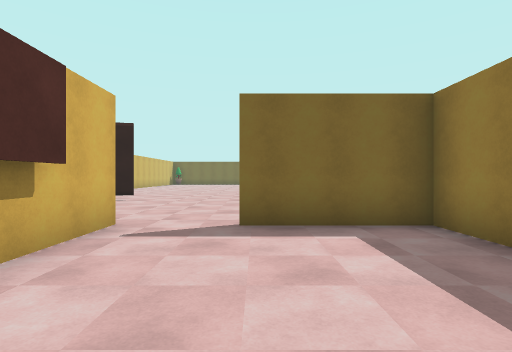
View 1 (above)

17 first-person views from a walk through a scene from a Unity 3-D project. The camera is 1.5 m above the floor, looks level and sees 80° across. The floor is counted in squares, 2 m on a side. Each view is taken from the middle of a square. On the plan, view 1 faces up. The plan holds only what a view shows up to about 10 squares ahead; the rest is blank. The place goes on beyond the plan. The player is left out. Some animated figures are not drawn.

View 2
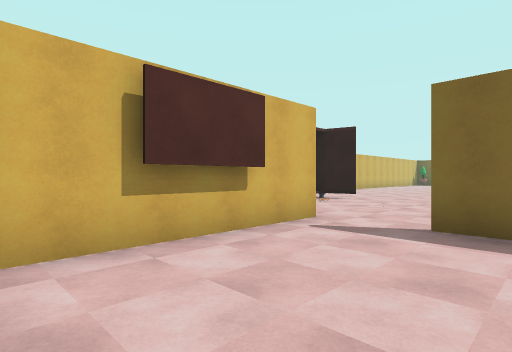

View 3
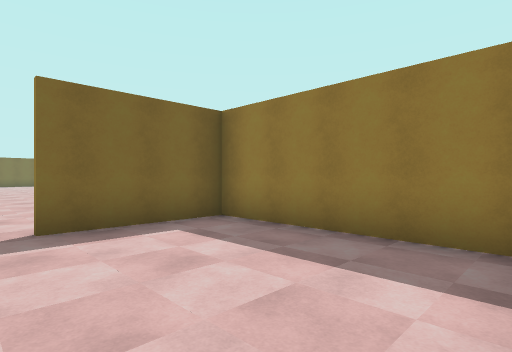

View 4
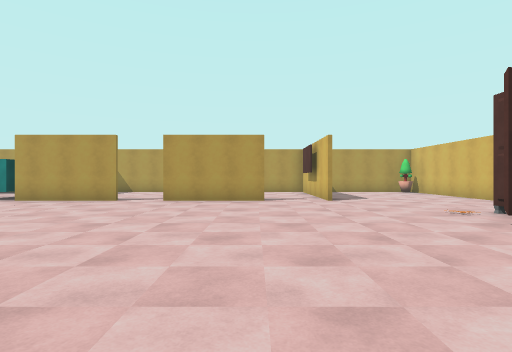

View 5
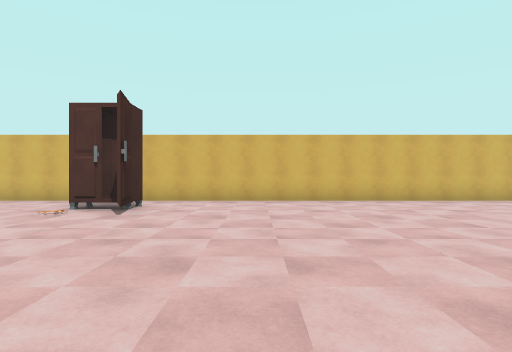

View 6
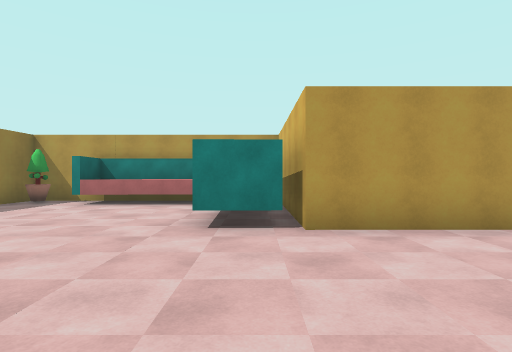

View 7
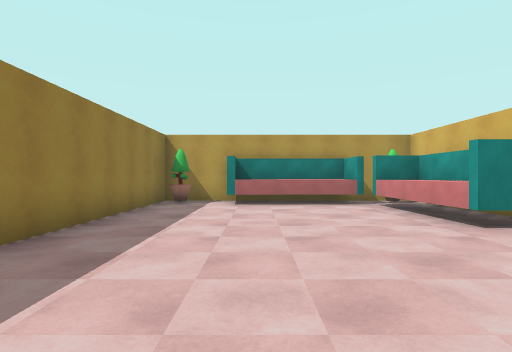

View 8
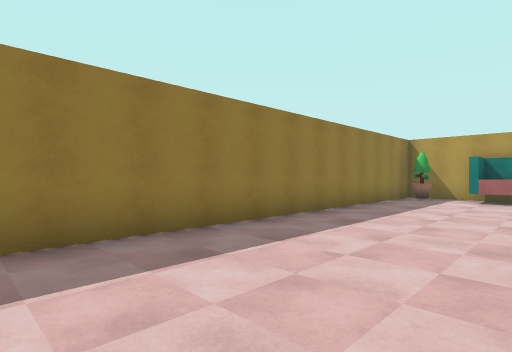

View 9
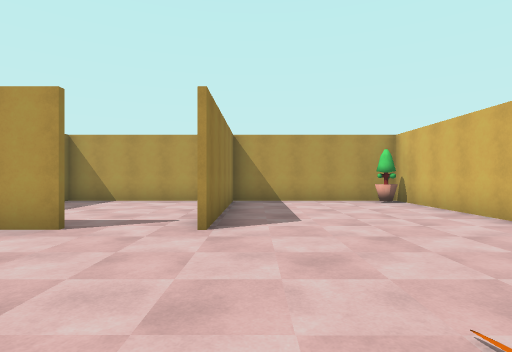

View 10
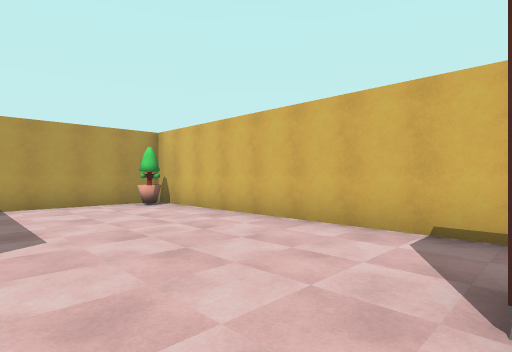

View 11
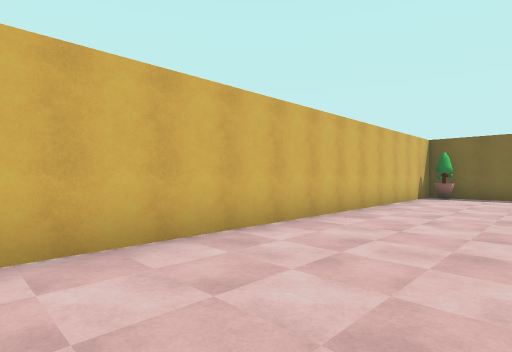

View 12
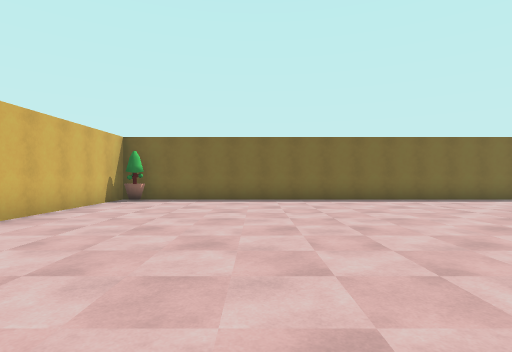

View 13
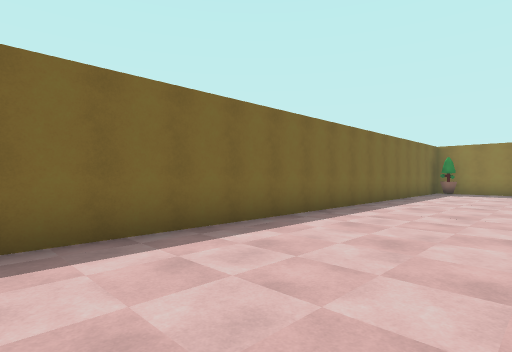

View 14
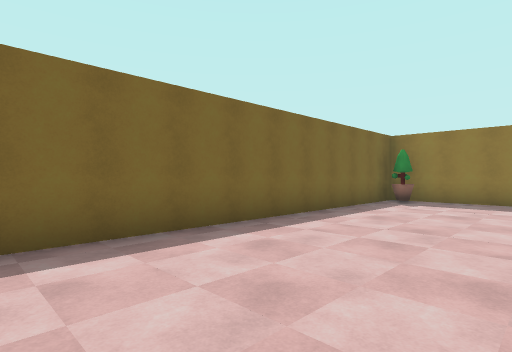

View 15
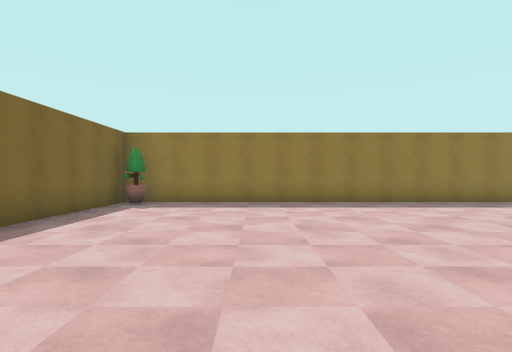

View 16
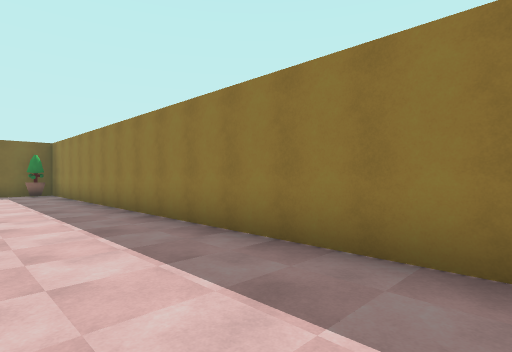

View 17
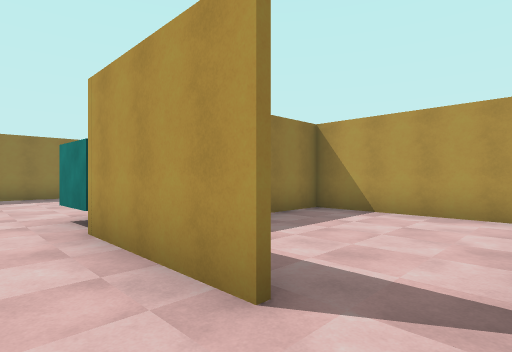

### Floor plan
Points are (right, up) in squares from view 1. A wall is a line through its corners. A room is listed if a view was taken in it or the views show most of it. See-through windows are left out.
Room 1 (views 1, 2, 3)
walls: (-1.2, -0.3) (2.7, -0.3) (2.7, 4.6) (-0.2, 4.6); (-2.2, 4.8) (-2.2, 0.2)
Room 2 (views 4, 5, 6, 7, 8, 9, 10, 11, 12, 13, 14, 15, 16, 17)
walls: (4.1, 4.7) (7.3, 4.7) (7.3, 3.5); (-0.4, 4.7) (2.9, 4.7); (14.7, 13.1) (14.7, 26.7) (-7.2, 26.7) (-7.2, 0.9); (7.3, 1.9) (7.3, 1.2); (8.5, -0.3) (9.5, -0.3); (12.9, -0.3) (14.7, -0.3) (14.7, 10.8); (-6.5, -0.3) (-2.3, -0.3) (-2.3, 4.8)
objects: other object (-7, 26); other object (-6, 8) to (-5, 9); other object (-4, 9); other object (8, 0); other object (8, 1); other object (9, 2) to (9, 4); other object (10, 0) to (12, 1); other object (14, 0); other object (14, 26)

Positions as (right, up) in squares from view 1, and headings:
1: (0, 0), facing up
2: (1, 0), facing up-left
3: (-1, 0), facing up-right
4: (0, 14), facing down
5: (2, 12), facing left
6: (8, 9), facing down
7: (12, 9), facing down
8: (11, 11), facing down-right
9: (-3, 9), facing down
10: (-3, 8), facing down-left
11: (-4, 15), facing up-left
12: (-3, 17), facing up
13: (0, 23), facing up-right
14: (5, 23), facing up-right
15: (6, 23), facing right
16: (12, 13), facing up-right
17: (3, 6), facing down-right
